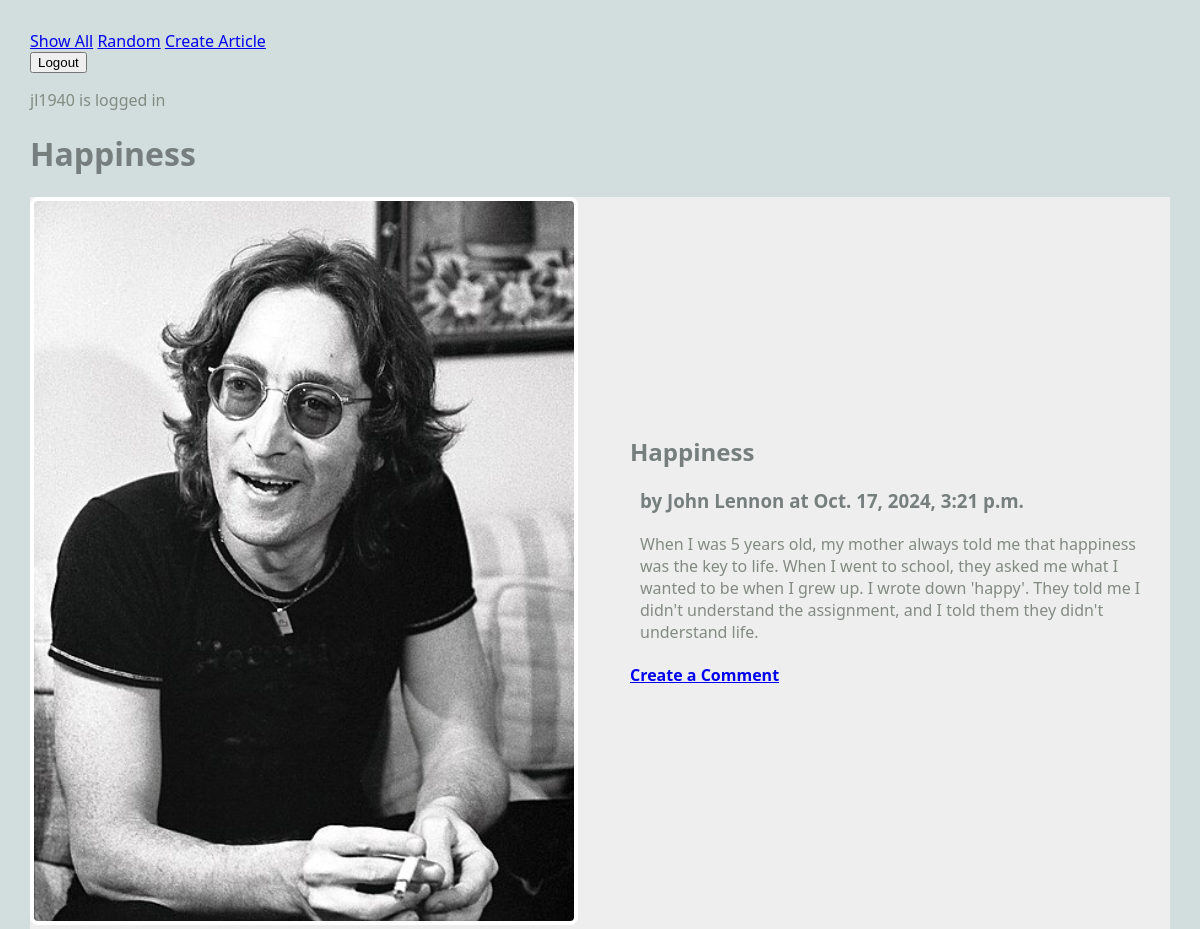
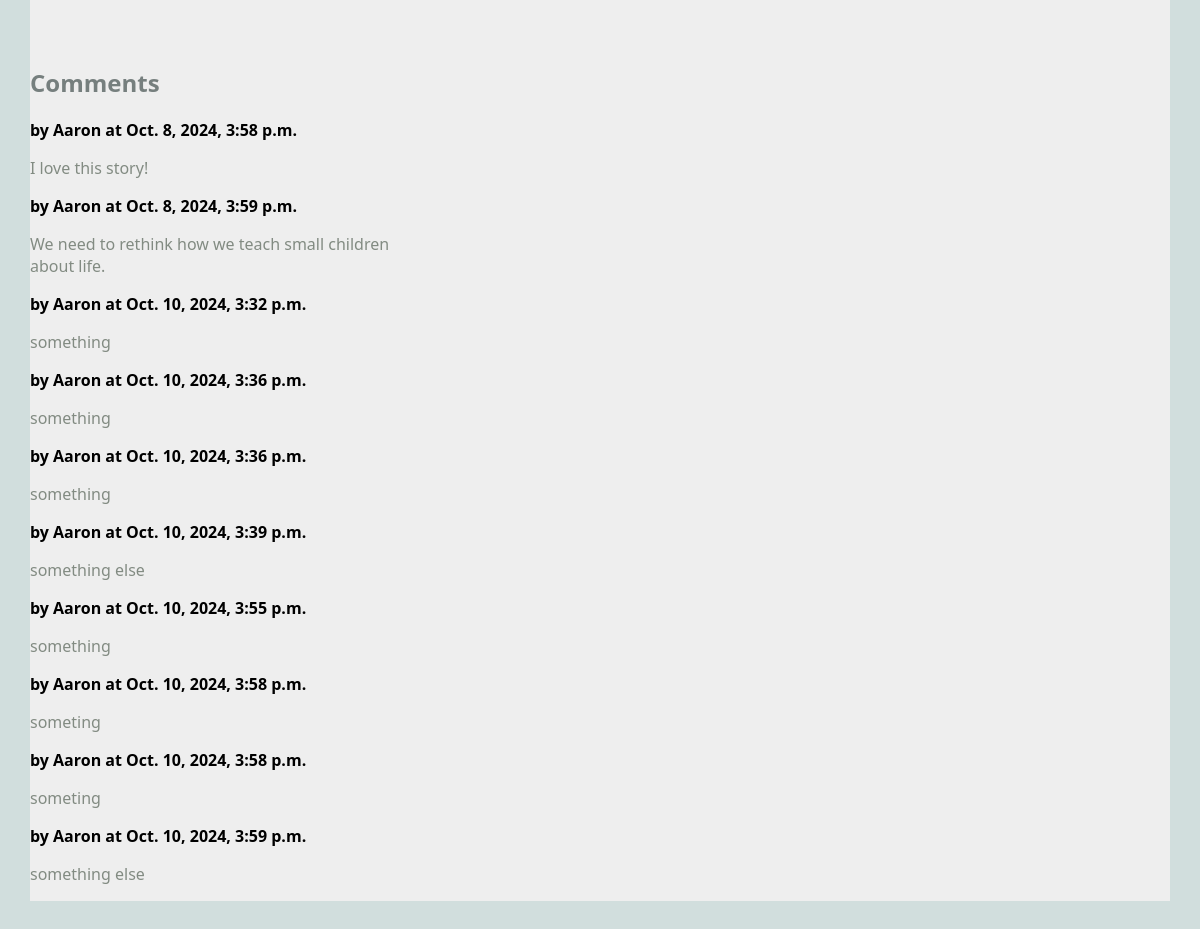
Screenshot of /blog/article/1 (signed in) with the database file from the repository (2 pictures, top to bottom).
### blog/models.py (models this page shows, shortened)
class Article(models.Model):
    user = models.ForeignKey(User, on_delete=models.CASCADE)
    title = models.TextField(blank=False)
    author = models.TextField(blank=False)
    text = models.TextField(blank=False)
    published = models.DateTimeField(auto_now=True)
    image_file = models.ImageField(blank=True) ## NEW
    def get_comments(self):
        comments = Comment.objects.filter(article=self)
        return comments

class Comment(models.Model):
    article = models.ForeignKey("Article", on_delete=models.CASCADE)
    author = models.TextField(blank=False)
    text = models.TextField(blank=False)
    published = models.DateTimeField(auto_now=True)
    def __str__(self):
        return f'{self.text}'

### blog/views.py (the view)
# urls.py: path(r'article/<int:pk>', views.ArticleView.as_view(), name="article"),
class ArticleView(DetailView):
    model = Article # the model to display
    template_name = "blog/article.html"
    context_object_name = "article"

### blog/templates/blog/article.html
{% extends 'blog/base.html' %}
{% block content %}
<h1>{{article.title}}</h1>
<main class="grid-container">
    <article class="featured">
        <img src="{{article.image_file.url}}" alt="{{article.image_file.url}}">
        <div>
            <h2>{{article.title}}</h2>
            <h3>by {{article.author}} at {{article.published}}</h3>
            <p>
                {{article.text}}
            </p>
            <h4>
                <a href="{% url 'create_comment' article.pk %}">
                Create a Comment</a>
            </h4>
        </div>
    </article>
    <div>
        {% if article.get_comments %}
            <h2>Comments</h2>
            {% for c in article.get_comments %}
            <div>
                <strong>by {{c.author}} at {{c.published}}</strong>
                <p>
                    {{c.text}}
                </p>
            </div>
            {% endfor %}
        {% else %}
            <h2>No Comments</h2>
        {% endif %}
    </div>
</main>
{% endblock %}

### blog/templates/blog/base.html (shortened to what this page needs)
 {% load static %}
<html>
    <head>
        <link rel="stylesheet" href="{% static 'styles-blog.css' %}">
    </head>
    <body>
        <nav>
            <ul>
                <li><a href="{% url 'show_all' %}">Show All</a></li>
                <li><a href="{% url 'random' %}">Random</a></li>
                {% if request.user.is_authenticated %}
                <li><a href="{% url 'create_article' %}">Create Article</a></li>
                <form action="{% url 'logout' %}" method="POST">
                    <input type="submit" value="Logout">
                </form>
                {% else %}
                <li><a href="{% url 'login' %}">Login</a></li>
                {% endif %}
            </ul>
            <p>
                {% if request.user.is_authenticated %}
                {{request.user}} is logged in
                {% else %}
                Not logged in
                {% endif %}
            </p>
        </nav>
        {% block content %}{% endblock %}
    </body>
</html>

### static/styles-blog.css (style rules this page uses)
body { margin: 30px; background: #d1dedd; font-family:'Segoe UI', Tahoma, Geneva, Verdana, sans-serif; }
ul, li { padding: 0px; list-style-type: none; }
h1, h2, h3 { color: #767f7e; }
p { color: #828b82; }
.grid-container { background: #eee; max-width: 900px; display: grid; grid-template-columns: repeat(3, 1fr); grid-gap: 10px; max-width: 1200px; margin: 20px auto; }
article.featured { grid-column: span 3; display: grid; gap: 60px; grid-template-columns: 1fr 1fr; align-items: center; border-bottom: 1px #bbc7c7; padding-bottom: 40px; }
article img, article.featured img { width: 100%; border: 4px solid #fff; border-radius: 8px; }
article p, article h3 { margin: 20px 10px; }
nav li { display: inline; }

### rows the page displays
Article: title "Happiness", image_file (picture), author "John Lennon", published "Oct. 17, 2024, 3:21 p.m.", text "When I was 5 years old, my mother always told me that happiness was the key to life. When I went to school, they asked me what I wanted to be when I grew up. I wrote down 'happy'. They told me I didn't understand the assignment, and I told them they didn't understand life."
Comment: author "Aaron", published "Oct. 8, 2024, 3:58 p.m.", text "I love this story!"
Comment: author "Aaron", published "Oct. 8, 2024, 3:59 p.m.", text "We need to rethink how we teach small children about life."
Comment: author "Aaron", published "Oct. 10, 2024, 3:32 p.m.", text "something"
Comment: author "Aaron", published "Oct. 10, 2024, 3:36 p.m.", text "something"
Comment: author "Aaron", published "Oct. 10, 2024, 3:36 p.m.", text "something"
Comment: author "Aaron", published "Oct. 10, 2024, 3:39 p.m.", text "something else"
Comment: author "Aaron", published "Oct. 10, 2024, 3:55 p.m.", text "something"
Comment: author "Aaron", published "Oct. 10, 2024, 3:58 p.m.", text "someting"
Comment: author "Aaron", published "Oct. 10, 2024, 3:58 p.m.", text "someting"
Comment: author "Aaron", published "Oct. 10, 2024, 3:59 p.m.", text "something else"

### other values shown
{{ request.user }} "jl1940"
